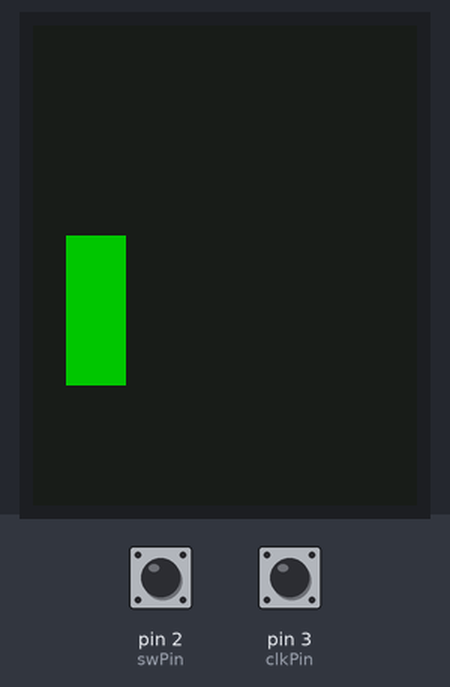
Simulated run of this sketch. Board: Arduino Uno, built with avr-gcc and run on an emulated ATmega328P. Parts: 128×160 colour display. Inputs (shaded band) come from the test bench; at power-on: pin 2 (swPin) HIGH, pin 3 (clkPin) HIGH. What the sketch prints to the serial monitor is not drawn.

Above: at 1.3 s.
1.4 s: pin 2 (swPin) pulled LOW for 0.15 s
Timing chart, 0 to 4.4 s (numbered marks = the images above; inputs shaded):
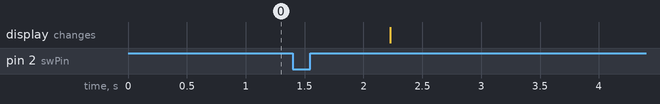

The sketch:

Version_1_Single_Encoder.ino
```cpp
#include <Adafruit_GFX.h>
#include <Adafruit_ST7735.h>
#include <SPI.h>

#define TFT_CS     10
#define TFT_RST    8
#define TFT_DC     9

Adafruit_ST7735 tft = Adafruit_ST7735(TFT_CS,  TFT_DC, TFT_RST);

#define BACKCOLOR 0x18E3
#define BARCOLOR 0x0620
#define SCALECOLOR 0xFFFF


// Rotary Encoder Pins - CLK and SW must go on interrupt pins, pins 2 and 3 for most Arduinos
const int clkPin = 3;  // CLK pin
const int dtPin = 4;  // DT pin
const int swPin = 2;   // SW pin

// Variables
unsigned long previousTime = 0;
bool Mute = false;                        // Mute status
int encoderValue;                         // mV out of 1023 sent to Deej
int range = 30;                           // Encoder range, 30 = 3 volume per pip, 100 = 1 volume per pip, bigger number = more turns to get to max volume
int unMute = 0;                           // Unmute volume
volatile int counter = range / 2;         // Rotary encoder counter (start at half)
volatile boolean clkState = 0;            // CLK pin state
volatile boolean encoderPressed = false;  // Button press flag
unsigned long debounceTime = 0;           // Debounce time
const unsigned long debounceDelay = 500;  // Debounce delay in milliseconds, ignore button presses after the first one for this duration

int LastPercent = 0;

void setup()
{

  // Rotary encoder pins as input with pull-up resistors
  pinMode(clkPin, INPUT_PULLUP);
  pinMode(dtPin, INPUT_PULLUP);
  pinMode(swPin, INPUT_PULLUP);

  // Attach interrupts to the CLK and SW pins
  attachInterrupt(digitalPinToInterrupt(clkPin), handleEncoder, CHANGE);
  attachInterrupt(digitalPinToInterrupt(swPin), handleSwitch, FALLING);
  Serial.begin(9600);
  Serial.print("Hello!");

  tft.initR(INITR_BLACKTAB);   // initialize a ST7735S chip, black tab
  tft.fillScreen(BACKCOLOR);

// tft.setRotation(tft.getRotation()+1);
}

void loop()
{
  // If encoder was pressed
  if (encoderPressed && (millis() - debounceTime) >= debounceDelay)
  {
    Serial.println("Encoder button pressed!");
    if (Mute == true)
    {
      Mute = false;
      counter = unMute;
    } else
    {
      Mute = true;
      unMute = counter;
    }
    encoderPressed = false;
    // debounceTime = 0;
  }

  updateSliderValues();
  sendSliderValues();   // Actually send data (all the time)
  printSliderValues();  // For debug
  delay(500);
}

void updateSliderValues()
{
  // Map counter from rotary encoder to same range as other sliders
  if (Mute == true)
  {
    encoderValue = 0;
  } else
  {
    encoderValue = map(counter, 0, range, 0, 1024);
  }

  int newPercent;

  newPercent = int((encoderValue/1024.0)* 100.0);
  //Encoder
    if (newPercent != LastPercent)
      {
      drawBar0(newPercent);
      delay(50);
      }

}

void drawBar0 (int nPer)
{

  if(nPer < LastPercent)
    {
    tft.fillRect(11, 20 + (100-LastPercent), 20, LastPercent - nPer,  BACKCOLOR);
    }
  else
    {
    tft.fillRect(11, 20 + (100-nPer), 20, nPer - LastPercent,  BARCOLOR);
    }
  LastPercent = nPer;

}

void sendSliderValues()
{
  // Create String
  String builtString = String("");
  // Add encoder value
  builtString += String((int)encoderValue);
  // Send the built string
  Serial.println(builtString);
}

void printSliderValues()
{
  String printedString = String("Counter: ") + String(counter) + String("\tEncoder Value: ") + String(encoderValue) + String(" mV");
  Serial.write(printedString.c_str());
  Serial.write("\n");
}


// Interrupt handler for CLK pin
void handleEncoder()
{
  // Read the current state of CLK and DT pins
  boolean clkStateNew = digitalRead(clkPin);
  boolean dtState = digitalRead(dtPin);

  // Check if CLK state has changed
  if (clkState != clkStateNew)
  {
    // If CLK and DT pins are different, increment the counter
    if (clkStateNew != dtState)
    {
      counter++;
    }
    // If CLK and DT pins are the same, decrement the counter
    else {
      counter--;
    }
    // Limit how many pips to count for max volume
    counter = constrain(counter, 0, range);
  }
  // Update the CLK pin state
  clkState = clkStateNew;
}

// Interrupt handler for SW pin
void handleSwitch()
{
  // Check if the debounce time has not elapsed
  if ((millis() - debounceTime) < debounceDelay)
  {
    return;  // Ignore the button press
  }
  // Set the button pressed flag
  encoderPressed = true;
  // Update the debounce time
  debounceTime = millis();
}
```
